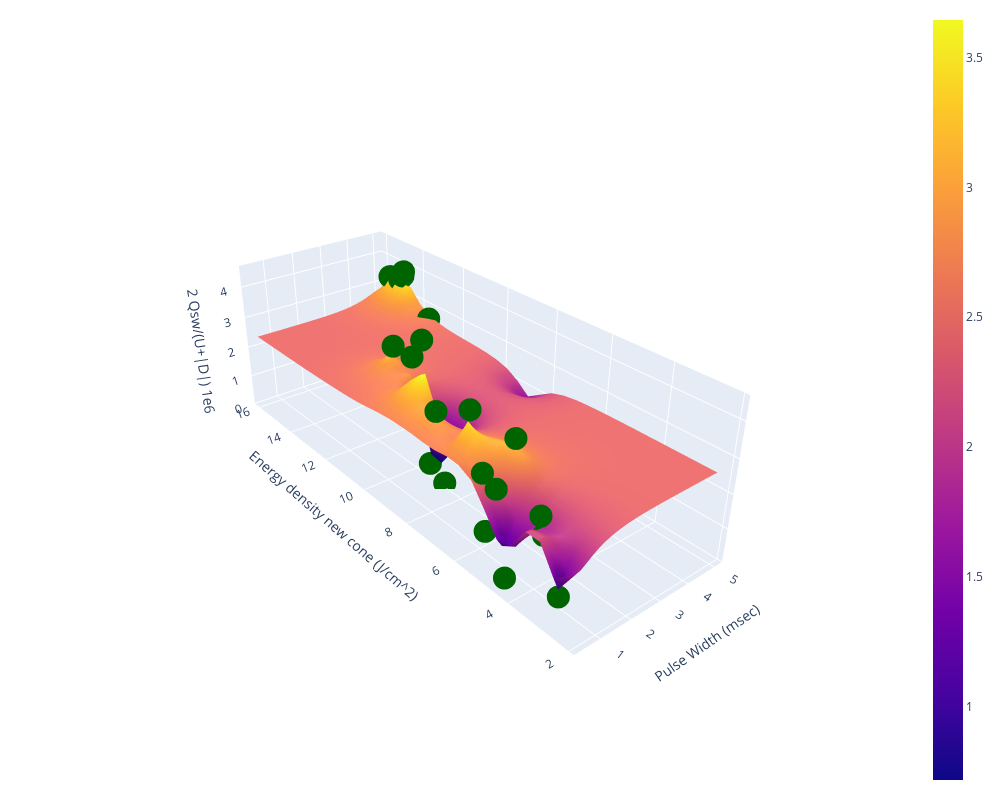
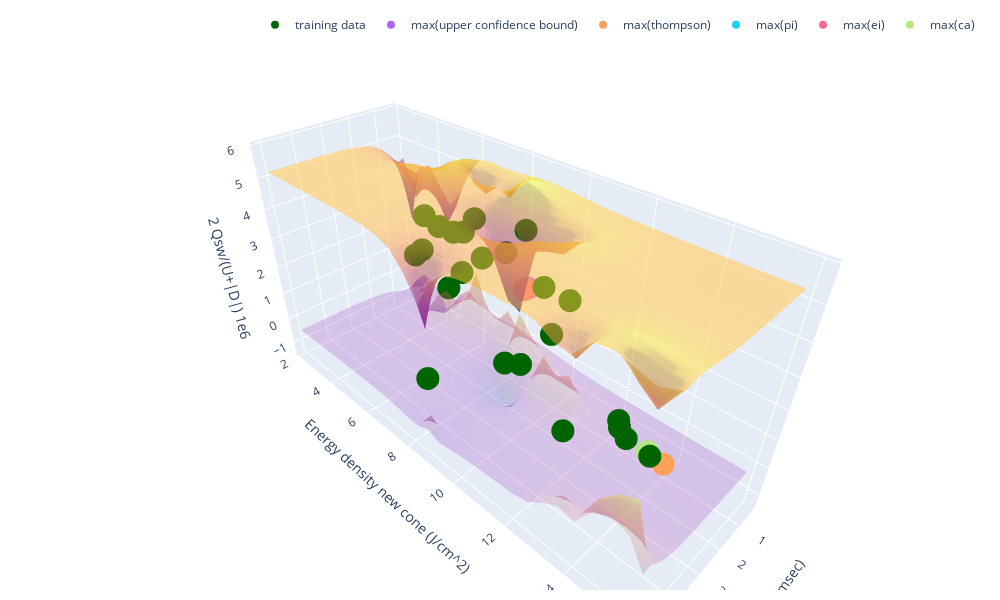

Notebook code for these charts, in order:
### Code cell
# visualize acquisition function results and confidence bound surfaces
vis_pred(raw_train_x, train_y, raw_test_grid, pred_labels)
vis_acq(raw_train_x, train_y, raw_test_grid, pred_labels, upper_surf, lower_surf, acqs)

### Figure 1 — Plotly figure (JSON) as saved in the notebook; plotly's stock layout.template omitted (floating-point values rounded to 4 significant figures; data arrays with more than 128 entries replaced by an {"elided": "..."} marker saying what was removed)
{"data": [{"name": "GP regression", "x": [0.3393, 0.5055, 0.6718, 0.8381, 1.004, 1.171, 1.337, 1.503, 1.669, 1.836, 2.002, 2.168, 2.334, 2.501, 2.667, 2.833, 2.999, 3.166, 3.332, 3.498, 3.664, 3.831, 3.997, 4.163, 4.329, 4.496, 4.662, 4.828, 4.994, 5.161], "y": [2.276, 2.746, 3.215, 3.685, 4.154, 4.624, 5.094, 5.563, 6.033, 6.502, 6.972, 7.441, 7.911, 8.381, 8.85, 9.32, 9.789, 10.26, 10.73, 11.2, 11.67, 12.14, 12.61, 13.08, 13.55, 14.02, 14.49, 14.95, 15.42, 15.89], "z": {"elided": "30x30 float values"}, "type": "surface"}, {"marker": {"color": "darkgreen"}, "mode": "markers", "name": "training data", "x": [0.5, 0.5, 1.0, 1.0, 1.5, 1.5, 5.0, 5.0, 0.5, 5.0, 2.0, 0.5, 0.5, 0.5, 1.0, 1.0, 2.0, 2.0, 2.0, 2.0, 5.0, 5.0, 5.0], "y": [2.73, 3.4, 3.79, 6.44, 5.36, 8.99, 8.8, 14.67, 5.24, 14.89, 10.13, 4.51, 5.37, 4.88, 6.76, 7.77, 8.73, 9.38, 10.48, 11.01, 14.71, 15.44, 13.37], "z": [0.873, 2.677, 1.699, 3.805, 3.335, 4.535, 1.363, 3.841, 1.201, 3.514, 3.471, 0.2633, 2.775, 2.591, 2.58, 3.174, 0.1315, 0.4512, 2.127, 3.468, 3.686, 3.446, 2.652], "type": "scatter3d"}], "layout": {"legend": {"orientation": "h", "yanchor": "top", "y": 1.02, "xanchor": "left", "x": 1}, "margin": {"r": 20, "l": 10, "b": 10, "t": 10}, "width": 1000, "height": 800, "scene": {"xaxis": {"title": {"text": "Pulse Width (msec)"}}, "yaxis": {"title": {"text": "Energy density new cone (J/cm^2)"}}, "zaxis": {"title": {"text": "2 Qsw/(U+|D|) 1e6"}}, "camera": {"up": {"x": 0, "y": 0, "z": 1}, "center": {"x": 0, "y": 0, "z": 0}, "eye": {"x": -2, "y": -2.5, "z": 1.75}}}}}

### Figure 2 — Plotly figure (JSON) as saved in the notebook; plotly's stock layout.template omitted (floating-point values rounded to 4 significant figures; data arrays with more than 128 entries replaced by an {"elided": "..."} marker saying what was removed)
{"data": [{"opacity": 0.5, "showscale": false, "x": [0.3393, 0.5055, 0.6718, 0.8381, 1.004, 1.171, 1.337, 1.503, 1.669, 1.836, 2.002, 2.168, 2.334, 2.501, 2.667, 2.833, 2.999, 3.166, 3.332, 3.498, 3.664, 3.831, 3.997, 4.163, 4.329, 4.496, 4.662, 4.828, 4.994, 5.161], "y": [2.276, 2.746, 3.215, 3.685, 4.154, 4.624, 5.094, 5.563, 6.033, 6.502, 6.972, 7.441, 7.911, 8.381, 8.85, 9.32, 9.789, 10.26, 10.73, 11.2, 11.67, 12.14, 12.61, 13.08, 13.55, 14.02, 14.49, 14.95, 15.42, 15.89], "z": {"elided": "30x30 float values"}, "type": "surface"}, {"opacity": 0.2, "showscale": false, "x": [0.3393, 0.5055, 0.6718, 0.8381, 1.004, 1.171, 1.337, 1.503, 1.669, 1.836, 2.002, 2.168, 2.334, 2.501, 2.667, 2.833, 2.999, 3.166, 3.332, 3.498, 3.664, 3.831, 3.997, 4.163, 4.329, 4.496, 4.662, 4.828, 4.994, 5.161], "y": [2.276, 2.746, 3.215, 3.685, 4.154, 4.624, 5.094, 5.563, 6.033, 6.502, 6.972, 7.441, 7.911, 8.381, 8.85, 9.32, 9.789, 10.26, 10.73, 11.2, 11.67, 12.14, 12.61, 13.08, 13.55, 14.02, 14.49, 14.95, 15.42, 15.89], "z": {"elided": "30x30 float values"}, "type": "surface"}, {"marker": {"color": "darkgreen"}, "mode": "markers", "name": "training data", "x": [0.5, 0.5, 1.0, 1.0, 1.5, 1.5, 5.0, 5.0, 0.5, 5.0, 2.0, 0.5, 0.5, 0.5, 1.0, 1.0, 2.0, 2.0, 2.0, 2.0, 5.0, 5.0, 5.0], "y": [2.73, 3.4, 3.79, 6.44, 5.36, 8.99, 8.8, 14.67, 5.24, 14.89, 10.13, 4.51, 5.37, 4.88, 6.76, 7.77, 8.73, 9.38, 10.48, 11.01, 14.71, 15.44, 13.37], "z": [0.873, 2.677, 1.699, 3.805, 3.335, 4.535, 1.363, 3.841, 1.201, 3.514, 3.471, 0.2633, 2.775, 2.591, 2.58, 3.174, 0.1315, 0.4512, 2.127, 3.468, 3.686, 3.446, 2.652], "type": "scatter3d"}, {"mode": "markers", "name": "max(upper confidence bound)", "x": [1.171], "y": [8.85], "z": [2.501], "type": "scatter3d"}, {"mode": "markers", "name": "max(thompson)", "x": [4.329], "y": [15.42], "z": [2.694], "type": "scatter3d"}, {"mode": "markers", "name": "max(pi)", "x": [1.337], "y": [8.85], "z": [2.532], "type": "scatter3d"}, {"mode": "markers", "name": "max(ei)", "x": [1.337], "y": [8.85], "z": [2.532], "type": "scatter3d"}, {"mode": "markers", "name": "max(ca)", "x": [4.163], "y": [14.95], "z": [2.576], "type": "scatter3d"}], "layout": {"margin": {"r": 20, "l": 10, "b": 10, "t": 10}, "legend": {"orientation": "h", "yanchor": "bottom", "y": 1.02, "xanchor": "right", "x": 1}, "width": 1000, "height": 600, "scene": {"xaxis": {"title": {"text": "Pulse Width (msec)"}}, "yaxis": {"title": {"text": "Energy density new cone (J/cm^2)"}}, "zaxis": {"title": {"text": "2 Qsw/(U+|D|) 1e6"}}}}}
